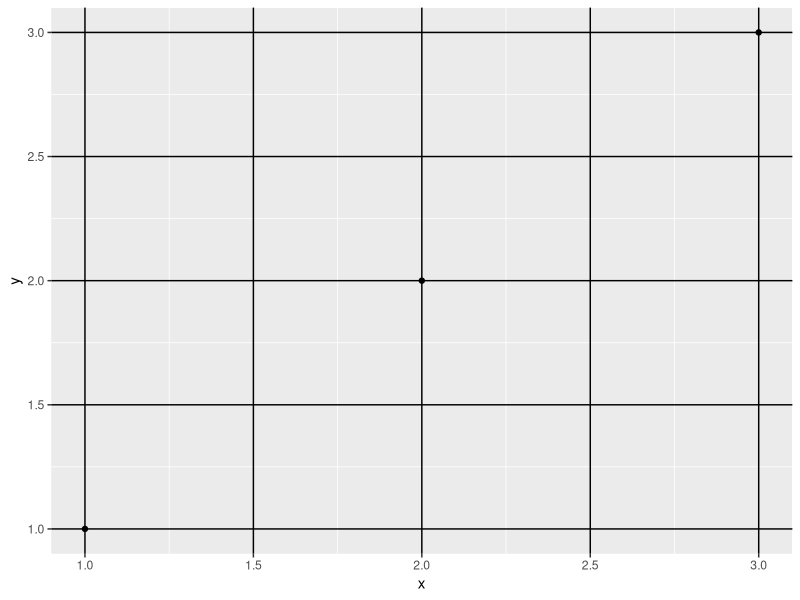

The R script that drew this image:
library(ggplot2)
df <- data.frame(x = 1:3, y = 1:3)
base <- ggplot(df, aes(x, y)) + geom_point(aes( ))
base + theme(panel.grid.major = element_line(colour = "black"))
